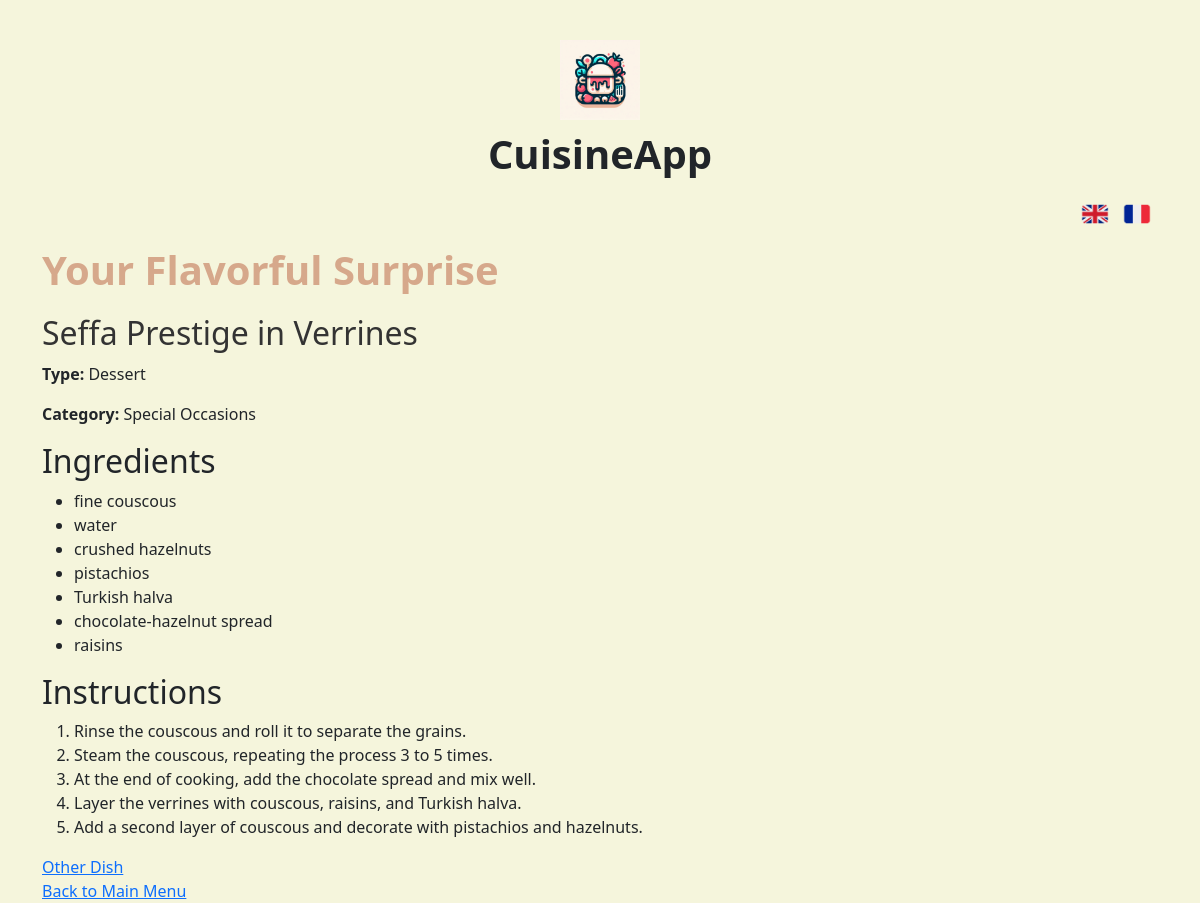
Page /surprise on the committed database.
### tables this page shows
CREATE TABLE Recettes (
    id INTEGER PRIMARY KEY AUTOINCREMENT,
    plat_fr TEXT NOT NULL,
    plat_en TEXT NOT NULL,
    description_fr TEXT NOT NULL,
    description_en TEXT NOT NULL,
    pays_origine_fr TEXT NOT NULL,
    pays_origine_en TEXT NOT NULL,
    temps_preparation_fr TEXT NOT NULL,
    temps_preparation_en TEXT NOT NULL
);

CREATE TABLE Ingredients (
    id INTEGER PRIMARY KEY AUTOINCREMENT,
    nom_ingredient_fr TEXT NOT NULL,
    nom_ingredient_en TEXT NOT NULL
);

CREATE TABLE Instructions (
    id INTEGER PRIMARY KEY AUTOINCREMENT,
    recette_id INTEGER NOT NULL,
    step_number INTEGER NOT NULL,
    instruction_fr TEXT NOT NULL,
    instruction_en TEXT NOT NULL,
    FOREIGN KEY (recette_id) REFERENCES Recettes(id) ON DELETE CASCADE
);

### app.py (the view)
@app.route('/surprise')
def surprise_me():
    conn = get_db_connection()
    recipe = conn.execute('''
        SELECT r.*, GROUP_CONCAT(DISTINCT t.nom_type_{0}) as types,
        GROUP_CONCAT(DISTINCT c.nom_categorie_{0}) as categories
        FROM Recettes r
        LEFT JOIN RecetteTypes rt ON r.id = rt.recette_id
        LEFT JOIN Types t ON rt.type_id = t.id
        LEFT JOIN RecetteCategories rc ON r.id = rc.recette_id
        LEFT JOIN Categories c ON rc.categorie_id = c.id
        GROUP BY r.id
        ORDER BY RANDOM()
        LIMIT 1
    '''.format(session['lang'])).fetchone()
    if recipe is None:
        return render_template("no_recipes.html")  # or something appropriate
    ingredients = conn.execute('''
        SELECT i.nom_ingredient_{0} as ingredient
        FROM Ingredients i
        JOIN RecetteIngredients ri ON i.id = ri.ingredient_id
        WHERE ri.recette_id = ?
    '''.format(session['lang']), (recipe['id'],)).fetchall()
    instructions = conn.execute('''
        SELECT step_number, instruction_{0} as instruction
        FROM Instructions
        WHERE recette_id = ?
        ORDER BY step_number
    '''.format(session['lang']), (recipe['id'],)).fetchall()
    conn.close()
    return render_template('surprise.html', recipe=recipe, ingredients=ingredients, instructions=instructions)

### app.py (called while the page is built)
def get_db_connection():
    conn = sqlite3.connect(DATABASE)
    conn.row_factory = sqlite3.Row
    return conn

@app.before_request
def set_default_language():
    if 'lang' not in session:
        session['lang'] = 'en'

### templates/surprise.html
{% extends "base.html" %}
{% block content %}
    <h1 class="functionality-title">{{ "Your Flavorful Surprise" if session['lang'] == 'en' else "Votre Surprise Savoureuse" }}</h1>
    <h2 class="dish-title">{{ recipe['plat_' + session['lang']] }}</h2>
    <p><strong>{{ "Type" if session['lang'] == 'en' else "Type" }}:</strong> {{ recipe.types }}</p>
    <p><strong>{{ "Category" if session['lang'] == 'en' else "Catégorie" }}:</strong> {{ recipe.categories }}</p>
    <h2>{{ "Ingredients" if session['lang'] == 'en' else "Ingrédients" }}</h2>
    <ul>
        {% for ingredient in ingredients %}
            <li>{{ ingredient.ingredient }}</li>
        {% endfor %}
    </ul>
    <h2>{{ "Instructions" if session['lang'] == 'en' else "Instructions" }}</h2>
    <ol>
        {% for instruction in instructions %}
            <li>{{ instruction.instruction }}</li>
        {% endfor %}
    </ol>
    <div class="buttons">
        <div><a href="{{ url_for('surprise_me') }}">
            {{ "Other Dish" if session['lang'] == 'en' else "Autre plat" }}
        </a></div>
        <div><a href="{{ url_for('index') }}" class="back-button">
            {{ "Back to Main Menu" if session['lang'] == 'en' else "Retour au menu principal" }}
        </a></div>
    </div>
{% endblock %}

### templates/base.html (shortened to what this page needs)
<!DOCTYPE html>
<html lang="{{ session['lang'] }}">
<head>
    <link href="https://cdn.jsdelivr.net/npm/bootstrap@5.3.0/dist/css/bootstrap.min.css" rel="stylesheet">
</head>
<body>
    <div class="container base-container">
        <div class="main-header">
            <img src="{{ url_for('static', filename='images/logo.png') }}" alt="CuisineApp Logo" class="img-fluid" onerror="this.onerror=null;this.src='https://via.placeholder.com/150';">
            <h1>CuisineApp</h1>
        </div>
        <div class="d-flex justify-content-end mb-3">
            <a href="{{ url_for('set_language', lang='en') }}">
                <img class="flag" src="{{ url_for('static', filename='flags/en.png') }}" alt="English" onerror="this.onerror=null;this.src='https://via.placeholder.com/32x32?text=EN';">
            </a>
            <a href="{{ url_for('set_language', lang='fr') }}">
                <img class="flag" src="{{ url_for('static', filename='flags/fr.png') }}" alt="Français" onerror="this.onerror=null;this.src='https://via.placeholder.com/32x32?text=FR';">
            </a>
        </div>
        {% block content %}{% endblock %}
    </div>
</body>
</html>

### templates/base.html (style rules this page uses)
:root { --primary-color: #D6A88B; --secondary-color: #F5F5DC; --text-color: #333; }
body { background-color: var(--secondary-color); }
.flag { width: 32px; height: 32px; cursor: pointer; margin: 0 5px; }
.base-container { margin-top: 40px; }
.main-header { text-align: center; margin-bottom: 20px; }
.main-header img { max-height: 80px; }
.main-header h1 { margin-top: 10px; font-size: 2.5rem; font-weight: bold; }
.functionality-title { font-size: 2.5rem; color: var(--primary-color); font-weight: bold; margin-bottom: 20px; }
.dish-title { font-size: 2rem; color: var(--text-color); margin-bottom: 10px; }

### rows in the picture
Recettes: plat_en "Seffa Prestige in Verrines"
Ingredients: ingredient "fine couscous"
Ingredients: ingredient "water"
Ingredients: ingredient "crushed hazelnuts"
Ingredients: ingredient "pistachios"
Ingredients: ingredient "Turkish halva"
Ingredients: ingredient "chocolate-hazelnut spread"
Ingredients: ingredient "raisins"
Instructions: instruction "Rinse the couscous and roll it to separate the grains."
Instructions: instruction "Steam the couscous, repeating the process 3 to 5 times."
Instructions: instruction "At the end of cooking, add the chocolate spread and mix well."
Instructions: instruction "Layer the verrines with couscous, raisins, and Turkish halva."
Instructions: instruction "Add a second layer of couscous and decorate with pistachios and hazelnuts."

### other values in the picture
{{ "Type" if session['lang'] == 'en' else "Type" }} "Type"
{{ recipe.types }} "Dessert"
{{ "Category" if session['lang'] == 'en' else "Catégorie" }} "Category"
{{ recipe.categories }} "Special Occasions"
{{ "Ingredients" if session['lang'] == 'en' else "Ingrédients" }} "Ingredients"
{{ "Instructions" if session['lang'] == 'en' else "Instructions" }} "Instructions"
{{ "Other Dish" if session['lang'] == 'en' else "Autre plat" }} "Other Dish"
